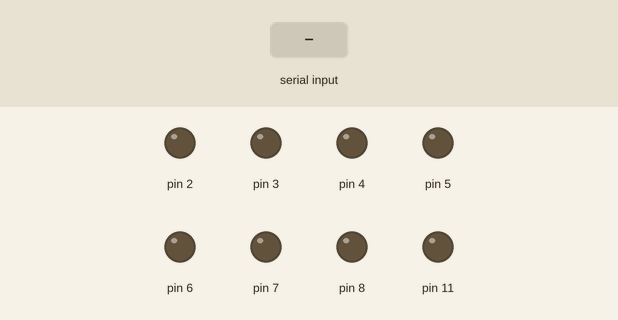
Bench run of a sketch on a simulated Arduino Uno, built with avr-gcc and run on an emulated ATmega328P. Parts: output pins drawn as LEDs (lit = HIGH). The inputs (shaded band) are chosen by the test bench.

Above: at 1.2 s.
1.3 s: "d" received over Serial
At 2.4 s:
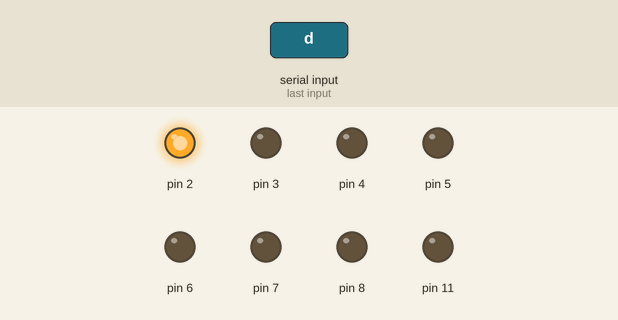
2.8 s: byte 98 ('b') received over Serial
At 3.5 s:
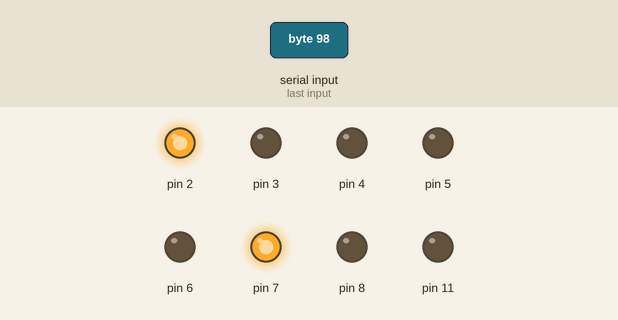
4.3 s: byte 66 ('B') received over Serial
At 4.7 s:
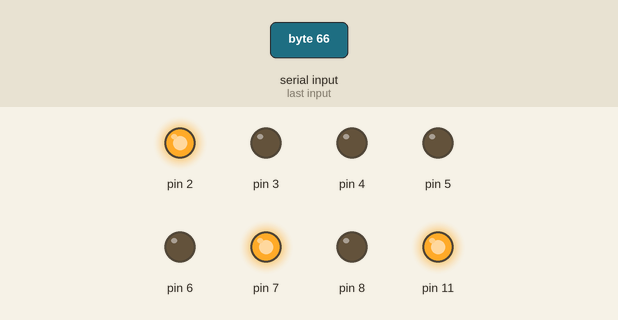
5.8 s: byte 107 ('k') received over Serial
At 7.0 s:
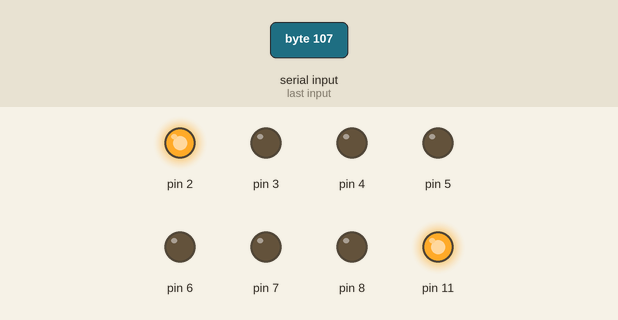
7.3 s: "m" received over Serial
At 8.1 s:
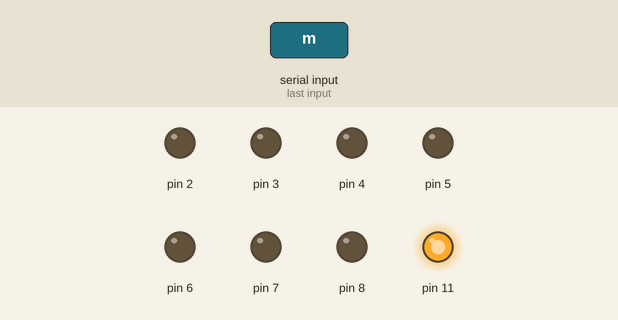
8.8 s: "e" received over Serial
At 9.3 s:
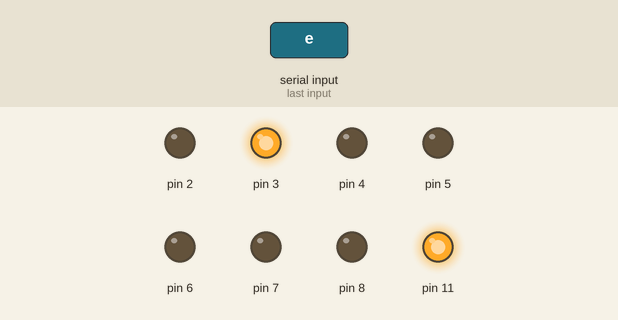
Timing chart, 0 to 11.3 s (numbered marks = the images above; inputs shaded):
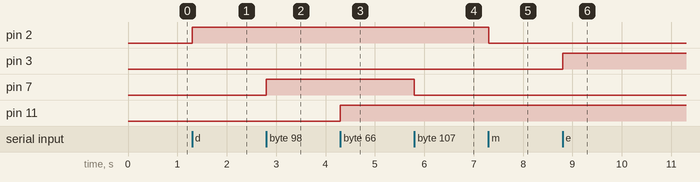

Measured:
- after the input at 1.3 s, pin 2: LOW → HIGH at once
- after the input at 2.8 s, pin 7: LOW → HIGH at once
- after the input at 4.3 s, pin 11: LOW → HIGH at once
- after the input at 5.8 s, pin 7: HIGH → LOW at once
- after the input at 7.3 s, pin 2: HIGH → LOW at once
- after the input at 8.8 s, pin 3: LOW → HIGH at once

The sketch:

home_control.ino
```cpp
char dir='0';
#include <SoftwareSerial.h>
SoftwareSerial mySerial(9, 10); // RX, TX

void setup() {
  pinMode(2,OUTPUT);
  digitalWrite(2,LOW);

  pinMode(3,OUTPUT);
  digitalWrite(3,LOW);

  pinMode(4,OUTPUT);
  digitalWrite(4,LOW);

  pinMode(5,OUTPUT);
  digitalWrite(5,LOW);

  pinMode(6,OUTPUT);
  digitalWrite(6,LOW);

    pinMode(7,OUTPUT);
  digitalWrite(7,LOW);

  pinMode(8,OUTPUT);
  digitalWrite(8,LOW);

  pinMode(11,OUTPUT);
  digitalWrite(11,LOW);


  Serial.begin(9600);
}

void loop() {

  if (Serial.available()>0)
  {
    dir = Serial.read();
    if (dir=='d')
    digitalWrite(2,HIGH);
    else if (dir=='m')
    digitalWrite(2,LOW);

    if (dir=='e')
    digitalWrite(3,HIGH);
    else if (dir=='n')
    digitalWrite(3,LOW);

    if (dir=='f')
    digitalWrite(4,HIGH);
    else if (dir=='o')
    digitalWrite(4,LOW);

    if (dir=='v')
    {
      mySerial.begin(9600);
      delay(2000);
      mySerial.println("ATD8639002348;");
      if (mySerial.available())
      Serial.write(mySerial.read());
    }
    if (dir=='x')
    {
      mySerial.begin(9600);
      delay(2000);
      mySerial.println("ATD900366803;");
      if (mySerial.available())
      Serial.write(mySerial.read());
    }
    if (dir=='z')
    {
      mySerial.begin(9600);
      delay(2000);
      mySerial.println("ATD9738128026;");
      if (mySerial.available())
      Serial.write(mySerial.read());
    }

    if (dir=='a')
    digitalWrite(5,HIGH);
    else if (dir=='j')
    digitalWrite(5,LOW);


    if (dir=='b')
    digitalWrite(7,HIGH);
    else if (dir=='k')
    digitalWrite(7,LOW);


     if (dir=='B')
    digitalWrite(11,HIGH);
    else if (dir=='A')
    digitalWrite(11,LOW);

  }


}
```
